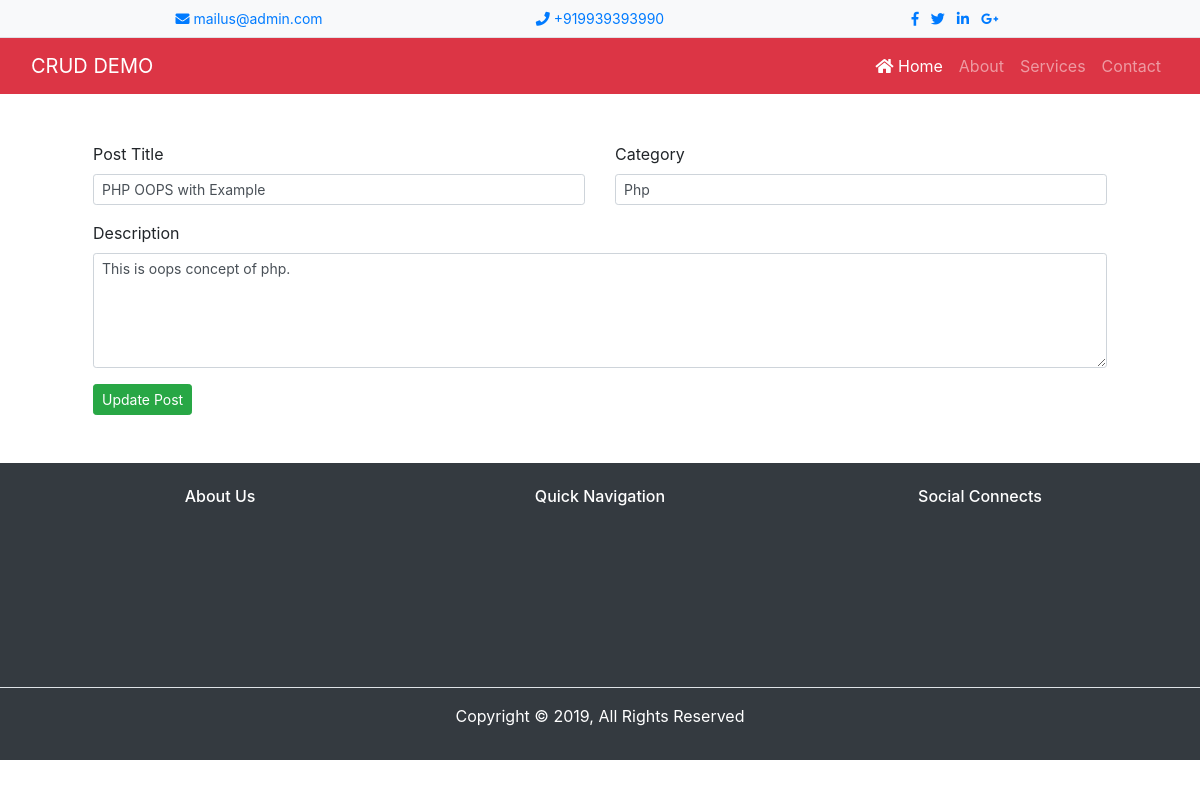
/student_controller/get_post/1, run on the app's committed database.
### tables this page shows
CREATE TABLE `post` (
  `id` int(10) NOT NULL,
  `title` text NOT NULL,
  `description` text NOT NULL,
  `category` varchar(100) NOT NULL
);

### application/models/Post_data.php (called while the page is built, shortened)
<?php
class Post_data extends CI_Model {
	public function display_single_data($id) {
		$query = $this->db->get_where('post', array('id'=>$id));
		if($query->num_rows() > 0) {
			return $query->row();
		}
	}
}
?>

### application/controllers/Student_controller.php (called while the page is built, shortened)
<?php
class Student_controller extends CI_Controller {
	public function get_post($id) {
		$this->load->model('post_data');
		$value = $this->post_data->display_single_data($id);
		$this->load->view('update', ['value'=>$value]);
	}
}
?>

### index.php (called while the page is built, shortened)
<?php
require_once BASEPATH.'core/CodeIgniter.php';

### application/views/update.php (the view, shortened to what this page needs)
<?php include_once 'header.php';
echo form_open("student_controller/update_post/{$value->id}"); ?>
<div class="container mt-5 mb-5">
	<div class="row pl-5 pr-5">
		<div class="col-md-6">
			<?php echo form_label('Post Title', 'title');?>
				<div class="form-group">
					<?php echo form_input(['name'=>'title', 'id'=>'title', 'class'=>'form-control form-control-sm', 'placeholder'=>'Post Title', 'required'=>'', 'value'=>set_value('title', $value->title)]); ?>
				</div>
		</div>
		<div class="col-md-6">
			<?php echo form_label('Category', 'category'); ?>
				<div class="form-group">
					<?php echo form_input(['name'=>'category', 'id'=>'category', 'class'=>'form-control form-control-sm', 'placeholder'=>'Category', 'required'=>'', 'value'=>set_value('category', $value->category)]);?>
				</div>
		</div>
	</div>
		<div class="row pl-5 pr-5">
			<div class="col-md-12">
			<?php echo form_label('Description', 'description'); ?>
				<div class="form-group">
					<?php echo form_textarea(['name'=>'description', 'id'=>'description', 'class'=>'form-control form-control-sm', 'placeholder'=>'Description', 'required'=>'', 'rows'=>'5', 'value'=>set_value('description', $value->description)]);?>
				</div>
			</div>
		</div>
		<div class="row pl-5 pr-5">
			<div class="col-md-12">
				<?php echo form_submit(['class'=>'btn btn-success btn-sm', 'value'=>'Update Post']); ?>
			</div>
		</div>
	</div>
<?php echo form_close(); ?>
<?php
	include_once 'footer.php';
?>

### data on the page
post: title "PHP OOPS with Example", category "Php", description "This is oops concept of php."

### other printed values
form_label('Post Title', 'title') "Post Title"
form_label('Category', 'category') "Category"
form_label('Description', 'description') "Description"
